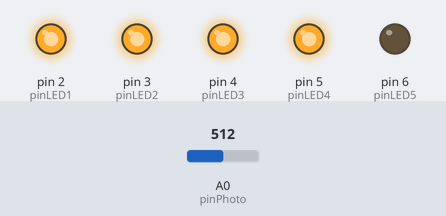
Recording of a sketch running on a simulated Arduino Uno, built with avr-gcc and run on an emulated ATmega328P. On the bench: output pins drawn as LEDs (lit = HIGH). The test bench sets the inputs (shaded band); at power-on: A0 (pinPhoto) = 512.

Above: at 1.2 s.
1.3 s: A0 (pinPhoto) set to 489
At 1.7 s:
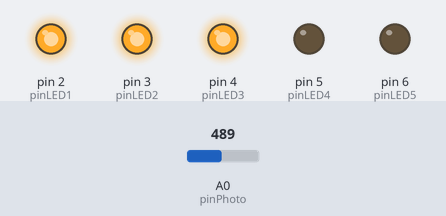
2.8 s: A0 (pinPhoto) set to 408
4.3 s: A0 (pinPhoto) set to 387
At 5.2 s:
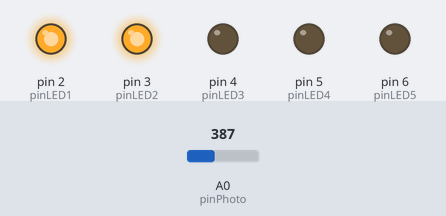
5.8 s: A0 (pinPhoto) set to 310
7.3 s: A0 (pinPhoto) set to 284
At 8.5 s:
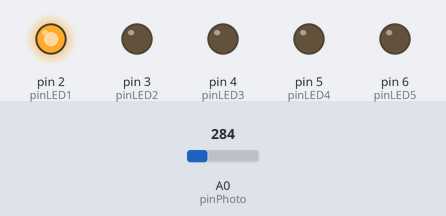
8.8 s: A0 (pinPhoto) set to 306
At 9.8 s:
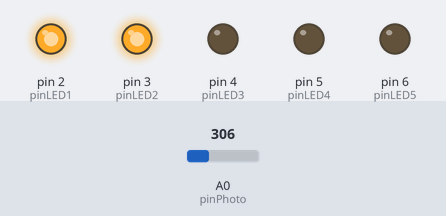
Timing chart, 0 to 11.3 s (numbered marks = the images above; inputs shaded):
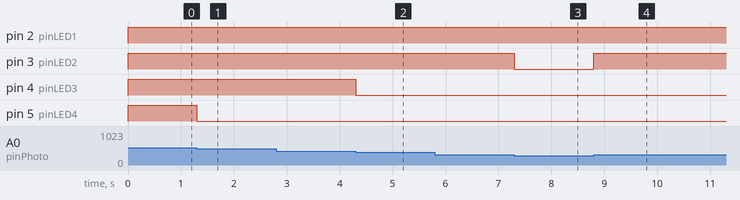

Measured:
- the behaviour switches between 501 and 500 on A0 (pinPhoto) (found by bisection; images 0 and 1)
- the behaviour switches between 401 and 400 on A0 (pinPhoto) (found by bisection; images 1 and 2)
- the behaviour switches between 301 and 300 on A0 (pinPhoto) (found by bisection; images 2 and 3)
- after the input at 1.3 s, pin 5 (pinLED4): HIGH → LOW at once
- after the input at 2.8 s, every drawn part: stays the same
- after the input at 4.3 s, pin 4 (pinLED3): HIGH → LOW at once
- after the input at 5.8 s, every drawn part: stays the same
- after the input at 7.3 s, pin 3 (pinLED2): HIGH → LOW at once
- after the input at 8.8 s, pin 3 (pinLED2): LOW → HIGH at once

The sketch:

Lightmeter.ino
```cpp
// C++ code
//reservamos que pin vamos a utilzar. Ponemos el numero del pin que se quiere configurar, el numero que esta escrito en la tarjeta Arduino.
const int pinLED1 = 2;
const int pinLED2 = 3;
const int pinLED3 = 4;
const int pinLED4 = 5;
const int pinLED5 = 6;
int pinPhoto = A0;
int photoresistorValue = 0;

//en setup vamos a poner todo lo que corre una sola vez
void setup()
{
  // inicializamos el pin digital como OUTPUT
  pinMode(pinLED1, OUTPUT); //ponemos el nombre del pin y el modo (este caso OUTPUT)
  pinMode(pinLED2, OUTPUT);
  pinMode(pinLED3, OUTPUT);
  pinMode(pinLED4, OUTPUT);
  pinMode(pinLED5, OUTPUT);
  Serial.begin(9600); //abrimos el puerto serie y especificamos la velocida de transmisión, la velocidad estandar es de 9600
}

//en loop vamos a poner todo lo que se ejecuta un número infinito de veces
void loop()
{
  photoresistorValue = analogRead(pinPhoto); // el photovalue se utiliza para leer un valor de un pin de entrada analógica.

  //Hacemos un if para decir que si
  if( photoresistorValue > 200){  //dentro del parentesis ponemos la condicion
    digitalWrite(pinLED1, HIGH); //ponemos el nombre del pin y el estado (este caso HIGH es es el nivel del voltaje)
    // con el delay hacemos que espere, en este caso un segundo
  } else {
    digitalWrite(pinLED1, LOW); // el LED se apaga haciendo que el voltaje baje (LOW)

  }

  if( photoresistorValue > 300){
    digitalWrite(pinLED2, HIGH);

  } else {
    digitalWrite(pinLED2, LOW);

  }

  if( photoresistorValue > 400){
    digitalWrite(pinLED3, HIGH);

  } else {
    digitalWrite(pinLED3, LOW);

  }

  if( photoresistorValue > 500){
    digitalWrite(pinLED4, HIGH);

  } else {
    digitalWrite(pinLED4, LOW);

  }

  if( photoresistorValue > 600){
    digitalWrite(pinLED5, HIGH);

  } else {
    digitalWrite(pinLED5, LOW);
  }

}
```
